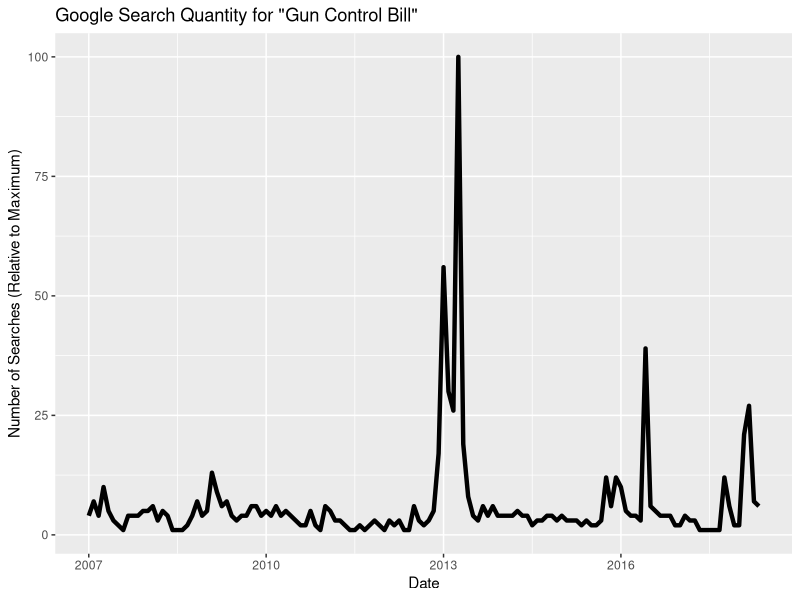

Write R code to recreate this figure.
library(dplyr)
library(foreign)
library(ggplot2)
setwd("C:/Users/David/Google Drive/Senior Spring/SOC/firearms-replication")

trends <- read.csv("data/analytic/google_trends_gun_control.csv") 
trends$year <- as.numeric(sapply(trends$date, substr, start = 1, stop = 4))
trends$month <- as.numeric(sapply(trends$date, substr, start = 6, stop = 7))
trends <- trends %>%
  select(-date) %>%
  mutate(year_month = year + ((month - 1) / 12))

ggplot(trends) +
  geom_line(aes(x = year_month, y = searches), size = 1.5) + 
  xlab("Date") +
  ylab("Number of Searches (Relative to Maximum)") +
  ggtitle("Google Search Quantity for \"Gun Control Bill\"")
